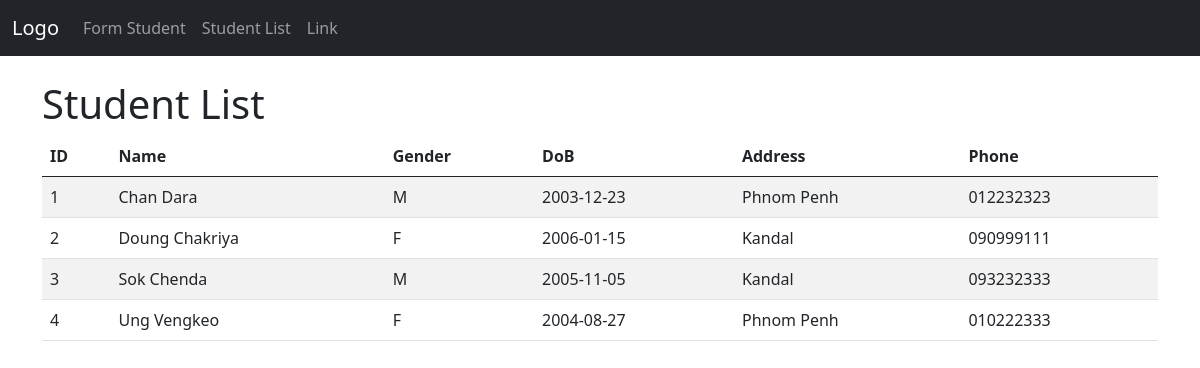
Screenshot of /week11/week_10_01.php with the database file from the repository.
### tables this page shows
CREATE TABLE IF NOT EXISTS `tbl_student` (
  `id` int(11) NOT NULL AUTO_INCREMENT,
  `name` varchar(50) NOT NULL,
  `gender` varchar(1) NOT NULL,
  `dob` date NOT NULL,
  `address` varchar(100) NOT NULL,
  `phone` varchar(20) NOT NULL,
  PRIMARY KEY (`id`)
);

### week11/week_10_01.php (the view, shortened to what this page needs)
<?php include 'week_10_cn.php'; ?>
<!DOCTYPE html>
<html lang="en">
<head>
    <link href="https://cdn.jsdelivr.net/npm/bootstrap@5.0.2/dist/css/bootstrap.min.css" rel="stylesheet">
</head>
<body>
    <?php include 'week_10_nav.php'; ?>
    <div class="container mt-4">
        <h1> Student List</h1>
        <table class="table table-striped">
            <thead>
                <tr>
                    <th>ID</th>
                    <th>Name</th>
                    <th>Gender</th>
                    <th>DoB</th>
                    <th>Address</th>
                    <th>Phone</th>
                </tr>
            </thead>
            <tbody>
                <?php
                $sql = "SELECT * FROM `tbl_student`";
                $qr = $myCon->query($sql);
                while ($row = $qr->fetch_assoc()) {
                    echo '
                <tr>
                    <td>' . $row['id'] . '</td>
                    <td>' . $row['name'] . '</td>
                    <td>' . $row['gender'] . '</td>
                    <td>' . $row['dob'] . '</td>
                    <td>' . $row['address'] . '</td>
                    <td>' . $row['phone'] . '</td>
                </tr>
                ';
                }
                ?>
            </tbody>
        </table>
    </div>
</body>
</html>

### week11/week_10_nav.php (shortened to what this page needs)
<nav class="navbar navbar-expand-sm bg-dark navbar-dark">
  <div class="container-fluid">
    <a class="navbar-brand" href="#">Logo</a>
    <div class="collapse navbar-collapse" id="collapsibleNavbar">
      <ul class="navbar-nav">
        <li class="nav-item">
          <a class="nav-link" href="week_11_01.php">Form Student</a>
        </li>
        <li class="nav-item">
          <a class="nav-link" href="week_10_01.php">Student List</a>
        </li>
        <li class="nav-item">
          <a class="nav-link" href="#">Link</a>
        </li>
      </ul>
    </div>
  </div>
</nav>

### rows the page displays
tbl_student: id "1", name "Chan Dara", gender "M", dob "2003-12-23", address "Phnom Penh", phone "012232323"
tbl_student: id "2", name "Doung Chakriya", gender "F", dob "2006-01-15", address "Kandal", phone "090999111"
tbl_student: id "3", name "Sok Chenda", gender "M", dob "2005-11-05", address "Kandal", phone "093232333"
tbl_student: id "4", name "Ung Vengkeo", gender "F", dob "2004-08-27", address "Phnom Penh", phone "010222333"
